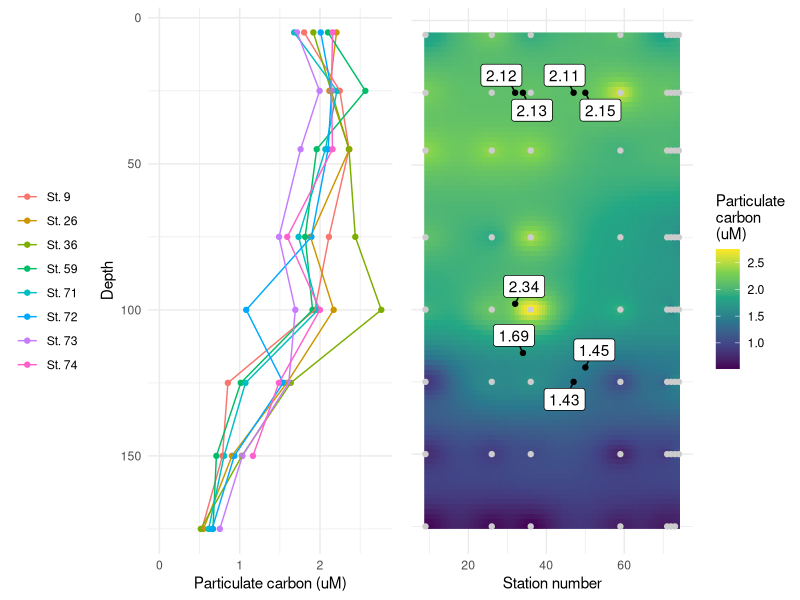

This figure's R source:

# Setup ----
library(tidyverse)
library(ggrepel)

pcn_data <- read.csv("falkor_pcn_data.csv")
metab_data <- data.frame(
  station=c(32, 34, 47, 50),
  depth=c(rep(25, 4), 98, 115, 125, 120)
)

# Interpolation function ----
idwInterp2D <- function(known_pts, unknown_pts=NULL){
  if(is.null(unknown_pts)){
    unknown_pts <- expand.grid(
      seq(min(known_pts[,1]), max(known_pts[,1]), length.out=100),
      seq(min(known_pts[,2]), max(known_pts[,2]), length.out=100)
    )
    unknown_pts <- setNames(unknown_pts, names(known_pts)[1:2])
  }
  
  unknown_pts[,names(known_pts)[3]] <- sapply(1:nrow(unknown_pts), function(i){
    x_i <- unknown_pts[i,names(known_pts)[1],drop=TRUE]
    x_all <- known_pts[,names(known_pts)[1],drop=TRUE]
    y_i <- unknown_pts[i,names(known_pts)[2],drop=TRUE]
    y_all <- known_pts[,names(known_pts)[2],drop=TRUE]
    dists <- sqrt((x_i-x_all)^2 + (y_i-y_all)^2)
    weighted.mean(known_pts[,names(known_pts)[3],drop=TRUE], 1/(dists^2))
  })
  unknown_pts
}

# Interpolation ----
interped_metabs <- pcn_data %>%
  select(station, depth, PC_um) %>%
  idwInterp2D(unknown_pts = metab_data)

gpinterp <- pcn_data %>%
  idwInterp2D() %>%
  ggplot(aes(x=station, y=depth)) +
  geom_raster(aes(fill=PC_um)) +
  geom_point(data = pcn_data, color="grey80") +
  geom_point(data = interped_metabs) +
  geom_label_repel(data = interped_metabs, aes(label=round(PC_um, 2)), min.segment.length = 0) +
  scale_y_reverse() +
  scale_fill_viridis_c() +
  labs(x="Station number", fill="Particulate\ncarbon\n(uM)") +
  theme_minimal() +
  theme(axis.title.y = element_blank(), axis.text.y = element_blank())
gpdepthpro <- pcn_data %>%
  mutate(station=paste("St.", station)) %>%
  mutate(station=factor(station, levels=unique(station))) %>%
  ggplot(aes(x=PC_um, y=depth, color=factor(station))) + 
  geom_point() + 
  geom_path() + 
  scale_y_reverse() +
  theme_minimal() +
  theme(legend.title = element_blank(), legend.position = "left") +
  labs(x="Particulate carbon (uM)", y="Depth") +
  xlim(0, NA)
gp <- gridExtra::grid.arrange(gpdepthpro, gpinterp, nrow=1)

# End with call to ggsave or png ----
ggsave(filename = "interp_2d_idw.png", plot = gp, device = "png",
       width = 8, height = 3, units = "in", dpi = 144, type="cairo")
